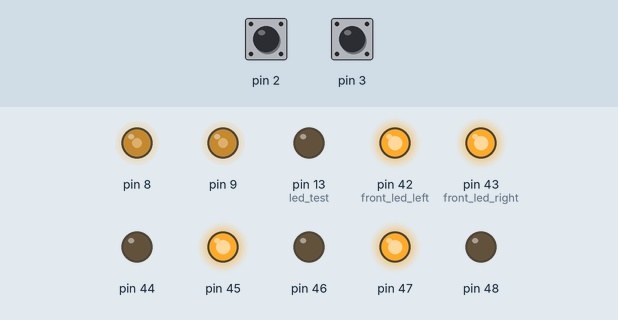
This sketch was run on a simulated Arduino Mega 2560, built with avr-gcc and run on an emulated ATmega2560. On the bench: output pins drawn as LEDs (lit = HIGH). Inputs (shaded band) come from the test bench; at power-on: pin 2 HIGH, pin 3 HIGH.

Above: at 0.2 s.
Timing chart, 0 to 1.9 s (numbered marks = the images above):
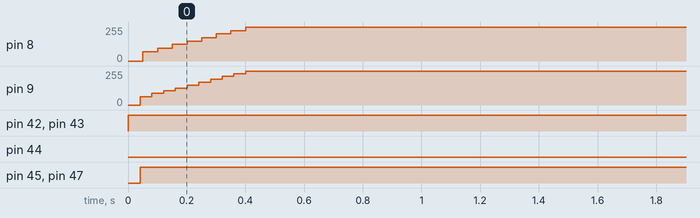

Measured:
- by itself, pin 8: 0/255 → 255/255 at 0.05 s
- by itself, pin 9: moves from 0/255 to 255/255 over 0.36 s
- by itself, pin 42 (front_led_left), pin 43 (front_led_right): LOW → HIGH at 0.00 s
- by itself, pin 45: LOW → HIGH at 0.04 s
- by itself, pin 47: LOW → HIGH at 0.05 s

The sketch:

motores.ino
```cpp
#include <DC_motor_controller.h>

#include <TwoMotors.h>
#include <My_ultrassonic.h>

DC_motor_controller motorR;
DC_motor_controller motorL;

TwoMotors both(&motorL, &motorR);

My_ultrassonic ultraF(48, 49);

#define led_test 13
#define front_led_right 43
#define front_led_left 42
#define back_led_right 0
#define back_led_left 0

// sensores de linha
#define line1 28 // frente esquerda
#define line2 22 // frente direita
#define line3 26 // trás esquerda
#define line4 24 // trás direita

void interrupt() { motorR.isr(); }
void interrupt2() { motorL.isr(); }

int distance[2] = {0, 0};

void setup() {
   pinMode (led_test, OUTPUT);
   pinMode (front_led_left, OUTPUT);
   pinMode (front_led_right, OUTPUT);
   /*
   pinMode (back_led_right, OUTPUT);
   pinMode (back_led_left, OUTPUT);
   */

   // Define os pinos dos sensores de linha
   pinMode (line1, INPUT);
   pinMode (line2, INPUT);
   pinMode (line3, INPUT);
   pinMode (line4, INPUT);

   // Motor esquerdo
   motorL.hBridge(46, 47, 8);
   motorL.setRR(30);
   motorL.setEncoderPin(3, 5);
   motorL.setPins();
   motorL.setPIDconstants(1.9, 1, 0.2);
   //motorL.setRefreshTime(40);
   motorL.walk(0);

   // Motor direito
   motorR.hBridge(44, 45, 9);
   motorR.setRR(30);
   motorR.setEncoderPin(2, 4);
   motorR.setPins();
   motorR.setPIDconstants(1.9, 1, 0.2);
   motorR.setRefreshTime(40);
   motorR.walk(0);

   /* razão de rotações para girar 90 graus:
    *  nesse caso-> 1 rotações pra frente em uma roda
    *  e 1.2 rotações pra trás na outra roda
    *  faz com que o robô gire 90 graus para um lado ou para o outro
   */
   both.setGyreDegreesRatio(0.58, 90);

   attachInterrupt(digitalPinToInterrupt(2), interrupt, FALLING);
   attachInterrupt(digitalPinToInterrupt(3), interrupt2, FALLING);

   // Configura os pinos dos sensor ultrassônico
   ultraF.setPins();
   resetMotors();

   // motorR.walk(VELOCIDADE_RPM, NºROTAÇÕES); -> com rotações
  // motorL.walk(VELOCIDADE_RPM); -> andando em velocidade constante
  // both.together(VELOCIDADE_RPM, NºROTAÇÕES);

   digitalWrite (front_led_right, HIGH);
   digitalWrite(front_led_left, HIGH);

   both.together(-45, -0.25);
   both.turnDegree(-45,-135);
   stop(); while(true){

   }


   int c = 30;
   readDistances();
//   while (readDistances > 15){
    while(true){

    motorR.walk(1*c);
    motorL.walk(2*c);
   }

}

void loop() {
   both.together(200,1);
}

bool hasLine() {
 return digitalRead(line1)==LOW || digitalRead(line2)==LOW;
}

void readDistances() {
  distance[0] = ultraF.getDistance_cm();
}

void resetMotors() {
  motorR.resetForGyrate();
  motorL.resetForGyrate();
}

void stop() {
  motorL.walk(0);
  motorR.walk(0);
}
```
